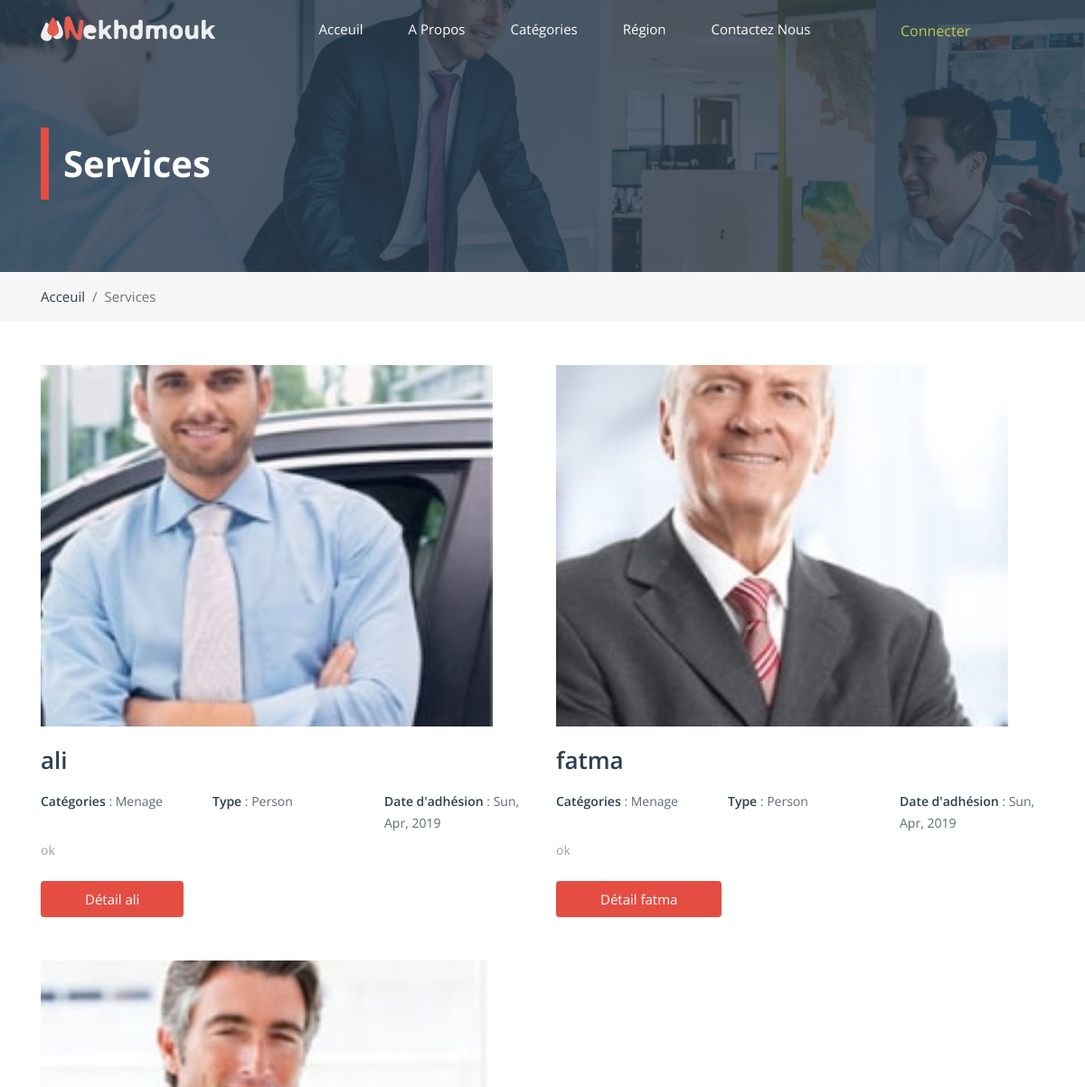
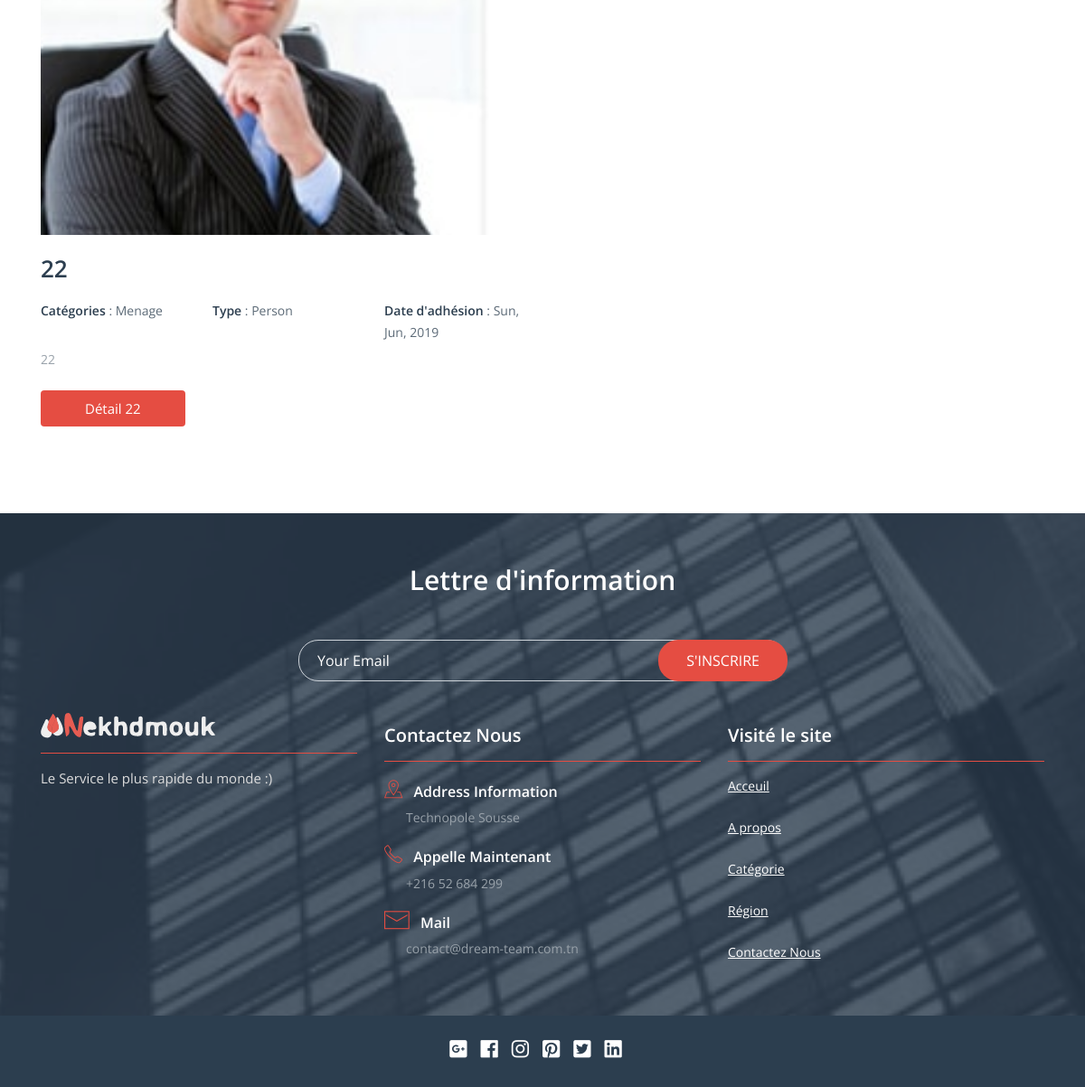
Page /listsworker?id=Menage&idville=None on the committed database (2 pictures, top to bottom).
### service/models.py (models this page shows, shortened)
class Worker(models.Model):
    name = models.CharField(max_length=20)
    lastname = models.CharField(max_length=20)
    username = models.CharField(max_length=20)
    password = models.CharField(max_length=20)
    email = models.EmailField()
    adresse = models.CharField(max_length=20)
    phone = models.CharField(max_length=20)
    ville = models.CharField(max_length=20)
    desc = models.TextField()
    datejoind = models.DateTimeField('date joind', auto_now_add=True, auto_now=False)
    cat = models.ForeignKey(Categorie,on_delete=models.CASCADE,)
    img = models.ImageField(upload_to='upload/')

class Categorie(models.Model):
    name = models.CharField(max_length=25)
    img = models.ImageField(upload_to='upload/')
    def __str__(self):
        return self.name

### service/views.py (the view)
# urls.py: url(r'^listsworker$', views.listsworker, name='listsworker'),
def listsworker(request):
	idcat = request.GET.get('id')
	idville = request.GET.get('idville')
	cat = Categorie.objects.get(name=idcat)
	if idville and idville != 'None':
		workers = Worker.objects.filter(cat=cat, ville=idville)
	else:
		workers = Worker.objects.filter(cat=cat)
	return render(request,'workers.html',{'workers' : workers, 'idcat' : idcat})

### service/templates/workers.html (shortened to what this page needs)
{% load staticfiles %}
<!DOCTYPE html>
<html lang="en">
<head>
    <link href="{% static 'assets/vendor/animate.css-master/animate.min.css' %}" rel="stylesheet">
    <link href="{% static 'assets/vendor/loadscreen/css/spinkit.css' %}" rel="stylesheet">
    <link href="{% static 'assets/vendor/fontawesome/css/fontawesome-all.min.css' %}" rel="stylesheet">
    <link href="{% static 'assets/custom/css/fables-icons.css' %}" rel="stylesheet">
    <link href="{% static 'assets/vendor/bootstrap/css/bootstrap.min.css' %}" rel="stylesheet">
    <link href="{% static 'assets/vendor/bootstrap/css/bootstrap-4-navbar.css' %}" rel="stylesheet">
    <link href="{% static 'assets/vendor/portfolio-filter-gallery/portfolio-filter-gallery.css' %}" rel="stylesheet">
    <link href="{% static 'assets/vendor/fancybox-master/jquery.fancybox.min.css' %}" rel="stylesheet">
    <link href="{% static 'assets/vendor/range-slider/range-slider.css' %}" rel="stylesheet">
    <link href="{% static 'assets/vendor/owlcarousel/owl.carousel.min.css' %}" rel="stylesheet">
    <link href="{% static 'assets/vendor/owlcarousel/owl.theme.default.min.css' %}" rel="stylesheet">
    <link href="{% static 'assets/custom/css/custom.css' %}" rel="stylesheet">
    <link href="{% static 'assets/custom/css/custom-responsive.css' %}" rel="stylesheet">
</head>
<body>
<div class="fables-transparent py-3 py-lg-0">
    <div class="container">
           <div class="row">
               <div class="col-12 col-md-10 pr-md-0">
                   <nav class="navbar navbar-expand-md btco-hover-menu py-lg-2">
                        <a class="navbar-brand fables-logo-brand pl-0" href="{% url 'service:index' %}"><img src="{% static 'assets/custom/images/fables-logo.png' %}" alt="Fables Template" class="fables-logo"></a>
                        <div class="collapse navbar-collapse" id="fablesNavDropdown">
                            <ul class="navbar-nav mx-auto fables-nav">
                                <li class="nav-item dropdown">
                                    <a class="nav-link dropdown-toggl" href="{% url 'service:index' %}" id="sub-nav1" data-toggle="dropdwn" aria-haspopup="true" aria-expanded="false">
                                        Acceuil
                                    </a>
                                </li>
                                        <li class="nav-item dropdown">
                                    <a class="nav-link dropdown-toggl" href="{% url 'service:about' %}" id="sub-nav1" data-toggle="dropdwn" aria-haspopup="true" aria-expanded="false">
                                        a propos
                                    </a>
                                </li>
                                        <li class="nav-item dropdown">
                                    <a class="nav-link dropdown-toggl" href="{% url 'service:categorie' %}" id="sub-nav1" data-toggle="dropdwn" aria-haspopup="true" aria-expanded="false">
                                        Catégories
                                    </a>
                                </li>
                                        <li class="nav-item dropdown">
                                    <a class="nav-link dropdown-toggl" href="{% url 'service:region' %}" id="sub-nav1" data-toggle="dropdwn" aria-haspopup="true" aria-expanded="false">
                                        Région
                                    </a>
                                </li>
                                        <li class="nav-item dropdown">
                                    <a class="nav-link dropdown-toggl" href="{% url 'service:contact' %}" id="sub-nav1" data-toggle="dropdwn" aria-haspopup="true" aria-expanded="false">
                                        Contactez Nous
                                    </a>
                                </li>
                            </ul>
                </div>
            </nav>
                   </div>
                                            <div style='padding-top: 18px;'>
                              {% if not user.is_authenticated %}
                                <div class="dropdown">
  <a style="padding-top: 4px;" class="nav-link dropdown-toggl dropdown-toggle" href="#" role="button" id="sub-nav1" data-toggle="dropdown" aria-haspopup="true" aria-expanded="false">
    Connecter
  </a>
</div>
                                {% endif %}
                         </div>
               </div>
    </div>
</div>
<div class="fables-header fables-after-overlay">
    <div class="container">
         <h2 class="fables-page-title fables-second-border-color">Services</h2>
    </div>
</div>
<div class="fables-light-background-color">
    <div class="container">
        <nav aria-label="breadcrumb">
          <ol class="fables-breadcrumb breadcrumb px-0 py-3">
            <li class="breadcrumb-item"><a href="{% url 'service:index' %}" class="fables-second-text-color">Acceuil</a></li>
            <li class="breadcrumb-item active" aria-current="page">Services</li>
          </ol>
        </nav>
    </div>
</div>
       <div class="container">
             <div class="row mt-4 my-md-5">
                {% for i in workers %}
                  <div class="col-12 col-sm-6 mb-4 mb-lg-5">
                         <div class="image-container zoomOut-effect">
                             <a href="#"><img src="{{ i.img.url }}" alt="" style="height: 400px; width: 400px;"></a>
                         </div>
                          <h2 class="my-3"><a href="{% url 'service:agent' %}?id={{i.id}}" class="fables-main-text-color fables-second-hover-color font-26 semi-font gallery-title">{{i.name}}</a></h2>
                          <div class="row my-2">
                              <div class="col-12 col-lg-4">
                                  <span class="fables-main-text-color semi-font font-14 gallery-subtitle">Catégories </span>
                                  <span class="fables-forth-text-color font-14 gallery-subtitle"> : {{i.cat}} </span>
                              </div>
                               <div class="col-12 col-lg-4">
                                  <span class="fables-main-text-color semi-font font-14 gallery-subtitle">Type  </span>
                                  <span class="fables-forth-text-color font-14 gallery-subtitle"> : Person </span>
                              </div>
                               <div class="col-12 col-lg-4">
                                  <span class="fables-main-text-color semi-font font-14 gallery-subtitle">Date d'adhésion </span>
                                  <span class="fables-forth-text-color font-14 gallery-subtitle"> : {{i.datejoind|date:"D, M, Y"}} </span>
                              </div>
                          </div>
                          <p class="fables-fifth-text-color font-14">
                              {{i.desc}}
                          </p>
                          <a href="{% url 'service:agent' %}?id={{i.id}}" class="btn fables-second-background-color white-color white-color-hover fables-main-hover-background-color font-15 mt-4 px-5 py-2
                          ">Détail {{i.name}}</a>
                    </div>
{% endfor %}
             </div>
       </div>
<div class="fables-footer-image fables-after-overlay white-color py-4 py-lg-5 bg-rules">
    <div class="container">
        <div class="row">
            <div class="col-12 col-md-8 offset-md-2 col-lg-6 offset-lg-3 mt-2 mb-5 text-center">
                <h2 class="font-30 semi-font mb-5">Lettre d'information</h2>
                <form class="form-inline position-relative">
                  <div class="form-group fables-subscribe-formgroup">
                    <input type="email" class="form-control fables-subscribe-input fables-btn-rouned" placeholder="Your Email">
                  </div>
                  <button type="submit" class="btn fables-second-background-color fables-btn-rouned fables-subscribe-btn">S'INSCRIRE</button>
                </form>
            </div>
            <div class="col-12 col-lg-4 mb-4 mb-lg-0">
                <a href="#" class="fables-second-border-color border-bottom pb-3 d-block mb-3 mt-minus-13"><img src="{% static 'assets/custom/images/fables-logo.png' %}" alt="fables template"></a>
                <p class="font-15 fables-third-text-color">
                    Le Service le plus rapide du monde :)
                </p>
            </div>
            <div class="col-12 col-sm-6 col-lg-4">
                <h2 class="font-20 semi-font fables-second-border-color border-bottom pb-3">Contactez Nous</h2>
               <div class="my-3">
                    <h4 class="font-16 semi-font"><span class="fables-iconmap-icon fables-second-text-color pr-2 font-20 mt-1 d-inline-block"></span> Address Information</h4>
                    <p class="font-14 fables-fifth-text-color mt-2 ml-4">Technopole Sousse</p>
                </div>
                <div class="my-3">
                    <h4 class="font-16 semi-font"><span class="fables-iconphone fables-second-text-color pr-2 font-20 mt-1 d-inline-block"></span> Appelle Maintenant </h4>
                    <p class="font-14 fables-fifth-text-color mt-2 ml-4">+216 52 684 299</p>
                </div>
                <div class="my-3">
                    <h4 class="font-16 semi-font"><span class="fables-iconemail fables-second-text-color pr-2 font-20 mt-1 d-inline-block"></span> Mail </h4>
                    <p class="font-14 fables-fifth-text-color mt-2 ml-4">contact@dream-team.com.tn</p>
                </div>
            </div>
            <div class="col-12 col-sm-6 col-lg-4">
                <h2 class="font-20 semi-font fables-second-border-color border-bottom pb-3 mb-3">Visité le site</h2>
                <ul class="nav fables-footer-links">
                    <li><a href="{% url 'service:index' %}">Acceuil</a></li>
                    <li><a href="{% url 'service:about' %}">A propos</a></li>
                    <li><a href="{% url 'service:categorie' %}">Catégorie</a></li>
                    <li><a href="{% url 'service:region' %}">Région</a></li>
                    <li><a href="{% url 'service:contact' %}">Contactez Nous</a></li>
                </ul>
            </div>
        </div>
        </div>
</div>
<div class="copyright fables-main-background-color mt-0 border-0 white-color">
        <ul class="nav fables-footer-social-links just-center fables-light-footer-links">
            <li><a href="#" target="_blank"><i class="fab fa-google-plus-square"></i></a></li>
            <li><a href="#" target="_blank"><i class="fab fa-facebook"></i></a></li>
            <li><a href="#" target="_blank"><i class="fab fa-instagram"></i></a></li>
            <li><a href="#" target="_blank"><i class="fab fa-pinterest-square"></i></a></li>
            <li><a href="#" target="_blank"><i class="fab fa-twitter-square"></i></a></li>
            <li><a href="#" target="_blank"><i class="fab fa-linkedin"></i></a></li>
        </ul>
</div>
</body>
</html>

### service/static/assets/custom/css/custom.css (style rules this page uses)
body { font-family: 'Open Sans', sans-serif; }
.fables-light-background-color a { color: #2C3E4F !important; }
.dropdown-toggle::after { display: none; }
.fables-header { padding: 33px 0; background-image: url(../images/pages-header-background.jpg); }
.fables-after-overlay { position: relative; }
.fables-after-overlay::after { content: ""; position: absolute; top: 0; left: 0; right: 0; bottom: 0; background-color: rgba(44,62,79,.8); }
.fables-transparent { position: absolute; left: 0; right: 0; top: 0; width: 100%; z-index: 99; transition: all ease-in-out .5s; -o-transition: all ease-in-out .5s; -webkit-transition: all ease-in-out .5s; -moz-transition: all ease-in-out .5s; }
.fables-page-title { color: #fff; border-left-style: solid; border-left-width: 9px; z-index: 1; position: relative; padding-left: 16px; margin-top: 108px; line-height: 80px; font-size: 40px; font-weight: 700; margin-bottom: 47px; }
.fables-breadcrumb { padding: 0; margin-bottom: 0; background-color: transparent; }
.fables-breadcrumb .breadcrumb-item { font-size: 15px; }
.fables-btn-rouned { border-radius: 22px; }
.fables-light-footer-links { margin-top: 0 !important; margin-bottom: 6px; }
.form-group { position: relative; margin-bottom: 20px; }
.white-color { color: #fff; }
.fables-footer-social-links a { color: inherit; display: block; margin-right: 15px; font-size: 22px; }
.fables-footer-links li { width: 100%; }
.fables-footer-links li a { color: inherit; font-size: 14px; }
.fables-footer-links li a:before { content: "- "; }
.copyright { text-align: center; font-weight: 400; font-size: 14px; padding: 20px 0; }
.fables-footer-image { background-image: url(../images/footer-back.jpg); background-repeat: no-repeat; background-size: cover; }
.fables-footer-image .container { position: relative; z-index: 1; }
.fables-footer-links li a { font-weight: 400; font-size: 14px; text-decoration: underline; margin-bottom: 25px; display: block; }
.fables-footer-links li:last-child a { margin-bottom: 0; }
.fables-footer-image .fables-footer-links li a:before { display: none; }
.fables-subscribe-input { width: 100% !important; background-color: transparent; padding: 10px 20px; color: #fff !important; transition: all ease-in-out .3s; -o-transition: all ease-in-out .3s; -webkit-transition: all ease-in-out .3s; -moz-transition: all ease-in-out .3s; }
.fables-subscribe-formgroup { width: 100%; }
.fables-subscribe-btn { padding: 10px 30px; position: absolute; right: -1px; top:0; color: #fff; }
.fables-subscribe-input::placeholder { color: #fff !important; }
.mt-minus-13 { margin-top: -13px; }
.bg-rules { background-position: center top; background-attachment: fixed; background-repeat: no-repeat; background-size: cover; }
.semi-font { font-weight: 600; }
h1,h2,h3,h4,h5,h6,p { margin: 0; }
.font-14 { font-size: 14px; }
.font-15 { font-size: 15px; }
.font-16 { font-size: 16px; }
.font-20 { font-size: 20px; }
.font-26 { font-size: 26px; }
.font-30 { font-size: 30px; }
.just-center { justify-content: center; }
.fables-light-background-color { background-color: #F6F6F6; }
.fables-main-background-color ,.fables-main-before a::before , .fables-main-before a::after ,.fables-main-active.active , .fables-main-dots .owl-dot.active span ,.fables-main-hover-background-color:hover { background-color: #2C3E4F !important; }
.fables-main-text-color { color: #2C3E4F ; }
.fables-second-background-color ,.fables-second-before::before , .fables-second-before::after ,.fables-second-hover-background-color:hover ,.fables-second-active.active , .fables-second-dots .owl-dot.active span { background-color: #E54D42 !important; transition: all ease-in-out .3s; }
.fables-second-text-color { color: #E54D42 ; }
.fables-second-border-color { border-color: #E54D42 !important; }
.fables-third-text-color { color: #DDDDDD; }
.fables-forth-text-color { color: #5C6A77; }
.fables-fifth-text-color { color: #99A2AA; }
ul { list-style: none; padding: 0; margin: 0; }
.image-container { overflow: hidden; position: relative; }
.image-container img { transition: all ease-in-out .4s; -o-transition: all ease-in-out .4s; -webkit-transition: all ease-in-out .4s; -moz-transition: all ease-in-out .4s; }
.zoomOut-effect img { transform: scale(1.5); -o-transform: scale(1.5); -webkit-transform: scale(1.5); -moz-transform: scale(1.5); }

### rows in the picture
Worker: img (picture), name "ali", cat "Menage", datejoind "Sun, Apr, 2019", desc "ok"
Worker: img (picture), name "fatma", cat "Menage", datejoind "Sun, Apr, 2019", desc "ok"
Worker: img (picture), name "22", cat "Menage", datejoind "Sun, Jun, 2019", desc "22"
